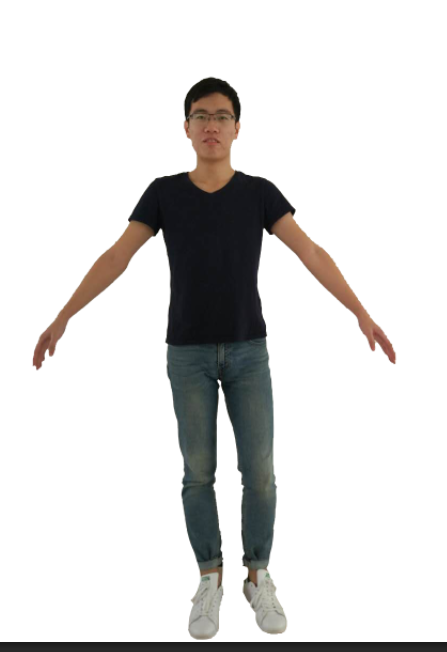
//> input picture opencvtestone/opencvtestone/ccc.png, 447 x 652 px
$ ./opencvtest   (built with g++ and OpenCV 4)
//> lines starting //> are read from the running program, lines starting //| are printed output that depends on the picture; after the words box and inside, x2 and y2 are one past the last pixel; in counts of white or black regions, pixels touching at a corner belong together
#include<opencv2/opencv.hpp>
#include<iostream>
#include<vector>
using namespace std;
using namespace cv;
int threshval = 160;


void fillHole(const Mat srcBw, Mat &dstBw)
{
	Size m_Size = srcBw.size();
	Mat Temp = Mat::zeros(m_Size.height + 2, m_Size.width + 2, srcBw.type());//延展图像
	srcBw.copyTo(Temp(Range(1, m_Size.height + 1), Range(1, m_Size.width + 1)));

	cv::floodFill(Temp, Point(0, 0), Scalar(255));

	Mat cutImg;//裁剪延展的图像
	Temp(Range(1, m_Size.height + 1), Range(1, m_Size.width + 1)).copyTo(cutImg);

	dstBw = srcBw | (~cutImg);
}

int main()
{
	IplImage *plmgsrc = cvLoadImage("ccc.png");
//> plmgsrc is the input picture: 652 rows x 447 cols, CV_8UC3; mean B, G, R 217.9, 218.8, 219.7
	if (!plmgsrc->imageData)
	{
		cout << "Fail to load image" << endl;
		return 0;
	}
	IplImage *plmg8u = NULL;
	IplImage *plmgCanny = NULL;
	plmg8u = cvCreateImage(cvGetSize(plmgsrc), IPL_DEPTH_8U, 1);
	plmgCanny= cvCreateImage(cvGetSize(plmgsrc), IPL_DEPTH_8U, 1);

	cvCvtColor(plmgsrc, plmg8u, CV_BGR2GRAY);
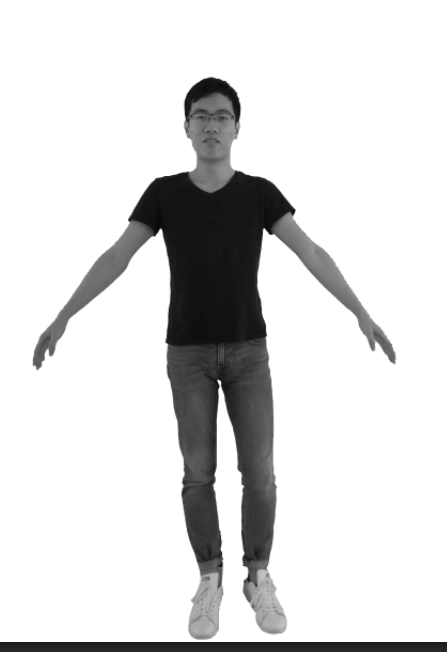
//> plmg8u: 652 rows x 447 cols, CV_8UC1; min 7, max 255, mean 219
	cvCanny(plmg8u, plmgCanny, 20, 200, 3);
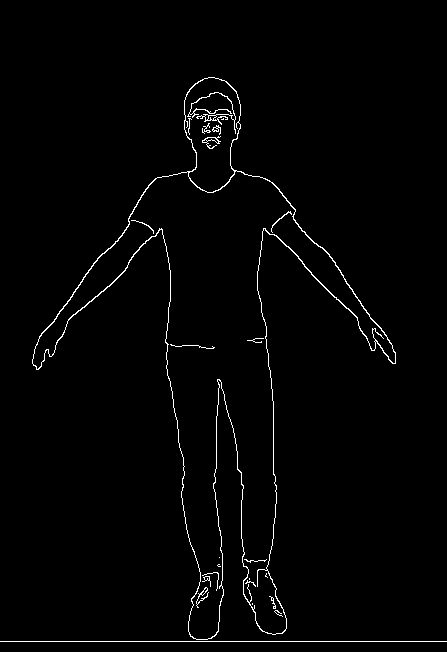
//> plmgCanny: 652 rows x 447 cols, CV_8UC1; 1.5% white in thin lines or dots, all inside (x1, y1, x2, y2) = (0, 77, 447, 642)

	cvNamedWindow("resulttemp",1);
	cvShowImage("canny",plmgCanny);
	Mat cannyImage(plmgCanny);
	Mat result;
	fillHole(cannyImage,result);
//> in fillHole, `srcBw.copyTo(Temp(Range(1, m_Size.height + 1), Range(1, m_Size.width +..`:
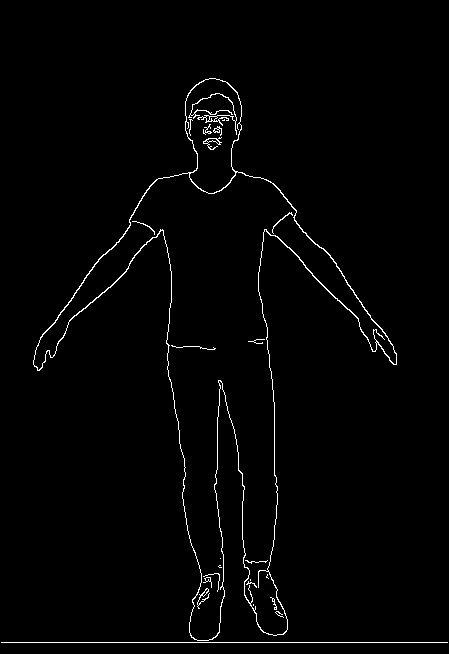
//> Temp: 654 rows x 449 cols, CV_8UC1; 1.5% white in thin lines or dots, all inside (x1, y1, x2, y2) = (1, 78, 448, 643)
//> in fillHole, `cv::floodFill(Temp, Point(0, 0), Scalar(255));`:
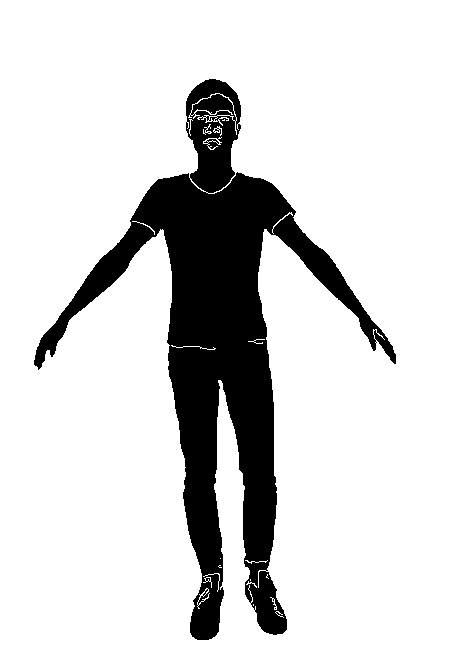
//> Temp: 654 rows x 449 cols, CV_8UC1; 83.7% white; 2 black regions (1 under 20 px), largest, box (x1, y1, x2, y2) and area: (34, 79, 396, 640) 47910
//> in fillHole, `Temp(Range(1, m_Size.height + 1), Range(1, m_Size.width + 1)).copyTo(c..`:
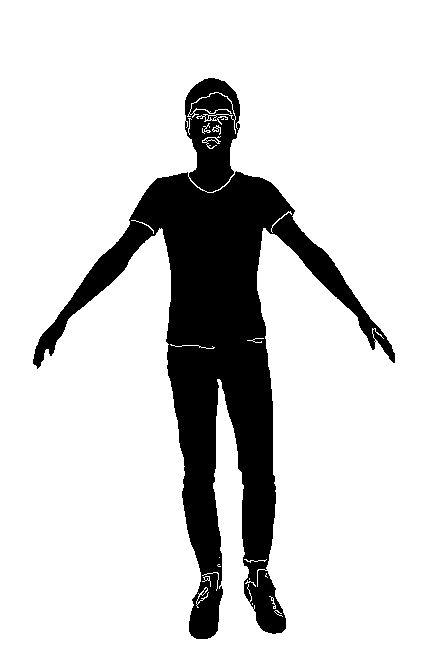
//> cutImg: 652 rows x 447 cols, CV_8UC1; 83.6% white; 2 black regions (1 under 20 px), largest, box (x1, y1, x2, y2) and area: (33, 78, 395, 639) 47910
//> in fillHole, `dstBw = srcBw | (~cutImg);`:
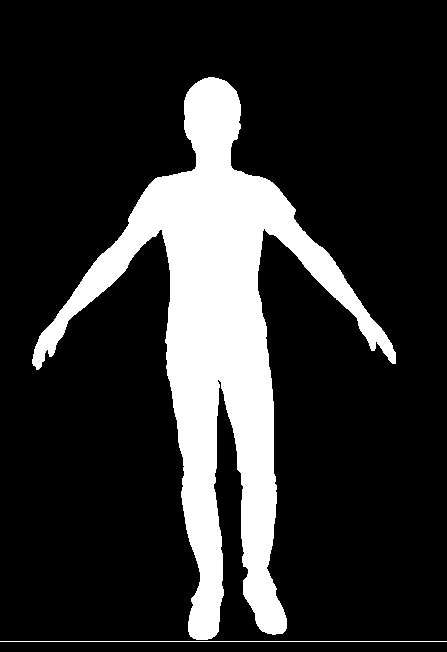
//> dstBw: 652 rows x 447 cols, CV_8UC1; 18% white; 2 white regions, box (x1, y1, x2, y2) and area: (32, 77, 396, 640) 51899, (0, 641, 447, 642) 447
	namedWindow("result",1);
	imshow("result2",result);
	// [14 lines of commented-out code are left out]
	system("pause");
	waitKey();
	cvDestroyWindow("resulttemp");
	cvReleaseImage(&plmgsrc);
	cvReleaseImage(&plmg8u);
	cvReleaseImage(&plmgCanny);
	//cvReleaseImage(&resultImage);
	return 0;
}

$ run again, with opencvtestone/opencvtestone/2cun.jpg saved as opencvtestone/opencvtestone/ccc.png
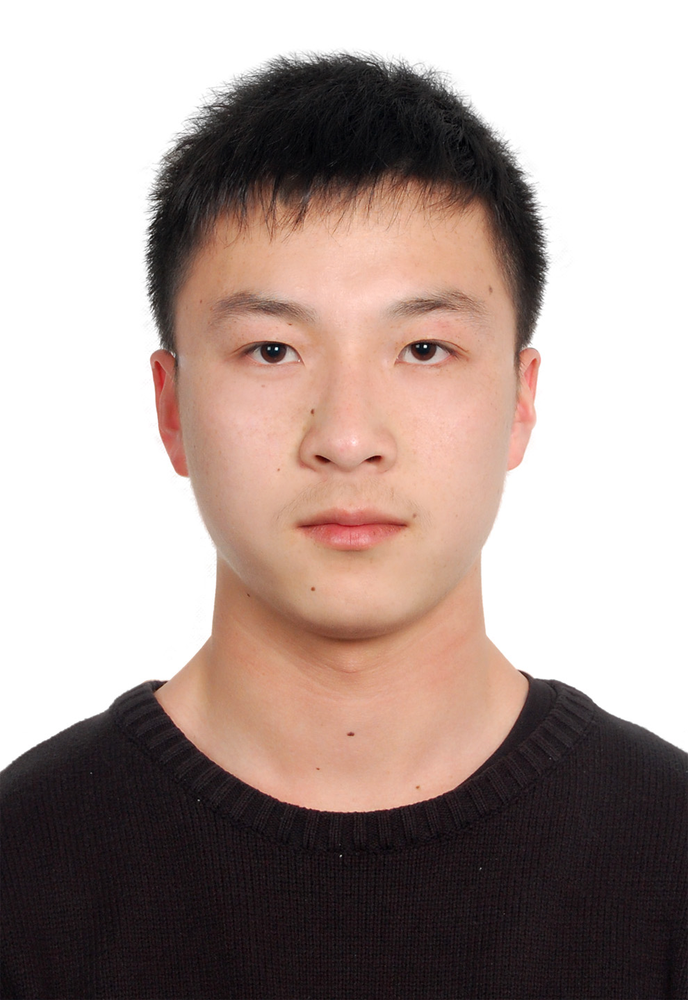
//> input picture opencvtestone/opencvtestone/2cun.jpg, 688 x 1000 px, shrunk from 990 x 1440 before the run
//> plmgsrc is the input picture: 1000 rows x 688 cols, CV_8UC3; mean B, G, R 149.1, 154.6, 171.1
//> `cvCanny(plmg8u, plmgCanny, 20, 200, 3);`:
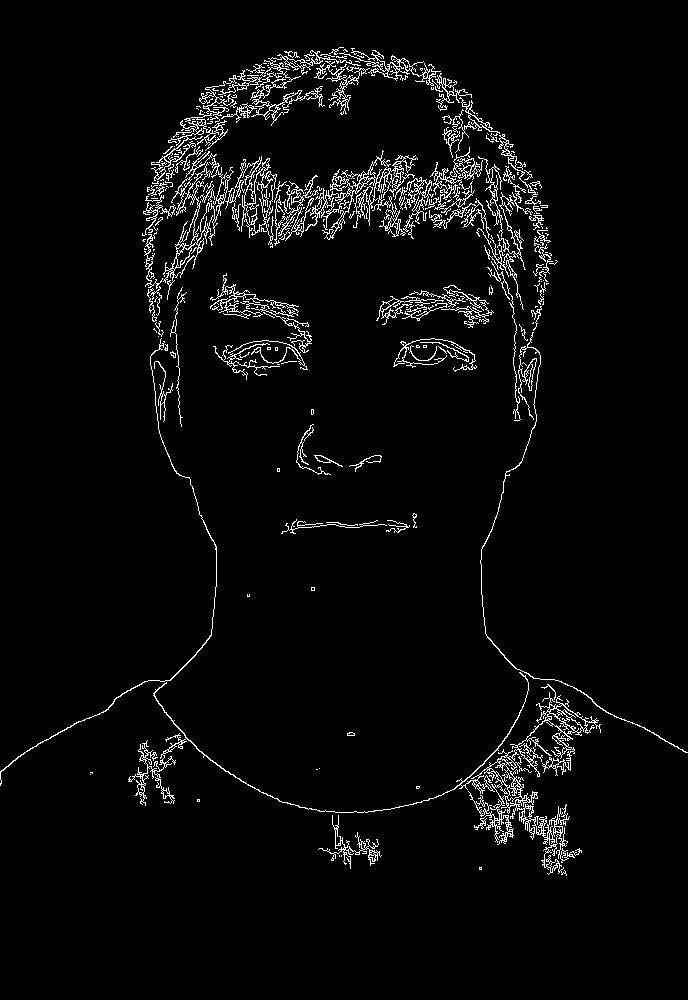
//> plmgCanny: 1000 rows x 688 cols, CV_8UC1; 3.7% white in thin lines or dots, all inside (x1, y1, x2, y2) = (0, 47, 688, 876)
//> cutImg: 1000 rows x 688 cols, CV_8UC1; 99.1% white; black in thin lines or dots, all inside (x1, y1, x2, y2) = (130, 50, 596, 872)
//> in fillHole, `dstBw = srcBw | (~cutImg);`:
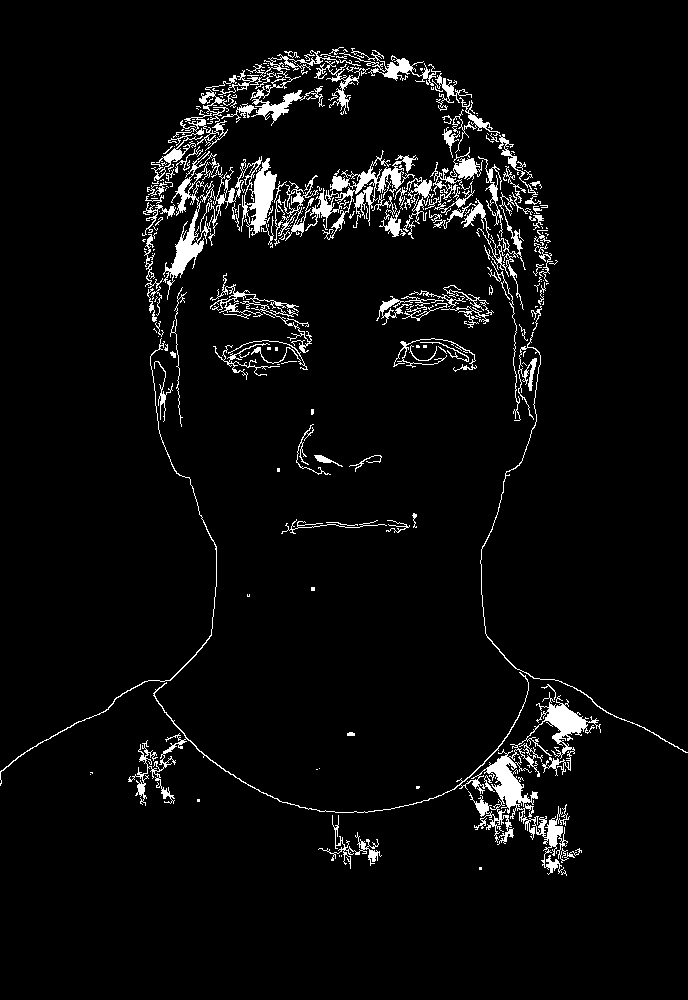
//> dstBw: 1000 rows x 688 cols, CV_8UC1; 4.5% white; 224 white regions (134 under 20 px), largest, box (x1, y1, x2, y2) and area: (128, 672, 601, 876) 6325, (163, 151, 277, 300) 3625, (305, 150, 418, 240) 2174
